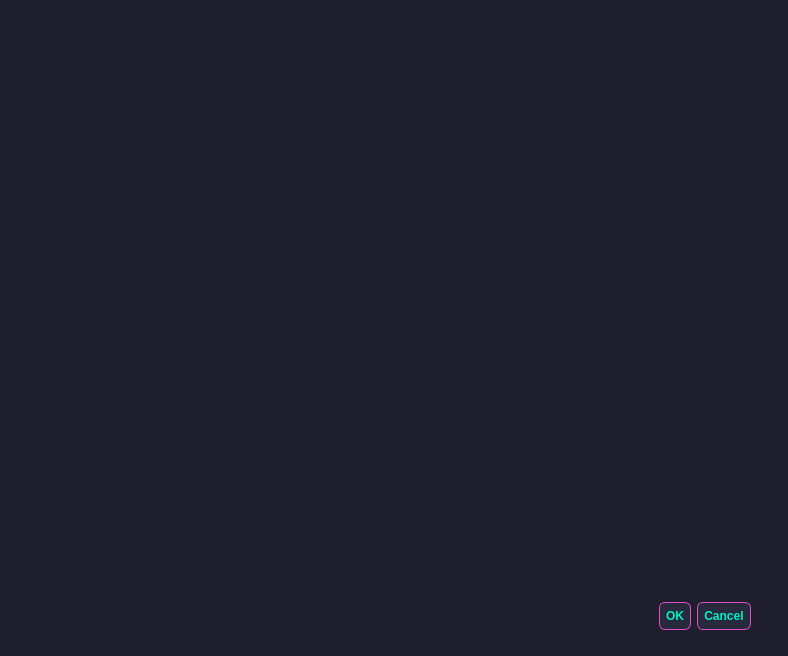
<?xml version='1.0' encoding='UTF-8'?>
<ui version="4.0">
 <class>internal_data</class>
 <widget class="QDialog" name="internal_data">
  <property name="styleSheet"><string notr="true">
QMainWindow, QDialog, QWidget#centralwidget, QWidget#MAIN, QWidget#GRAF, QWidget#TELE, QStackedWidget {
    background-color: #1e1e2d;
    color: #e2e2e2;
}

QPushButton {
    background-color: #27293d;
    color: #00f2c3;
    border: 1px solid #e14eca;
    border-radius: 6px;
    padding: 6px;
    font-weight: bold;
}
QPushButton:hover {
    background-color: #e14eca;
    color: white;
}

QLineEdit, QSpinBox, QComboBox, QTextBrowser {
    background-color: #1d1e2b;
    color: #00f2c3;
    border: 1px solid #27293d;
    border-radius: 4px;
    padding: 3px;
}

QLabel {
    color: #e2e2e2;
    font-weight: bold;
}

QGroupBox {
    border: 1px solid #27293d;
    margin-top: 10px;
    color: #e14eca;
    font-weight: bold;
}
QGroupBox::title {
    subcontrol-origin: margin;
    subcontrol-position: top left;
    padding: 0 3px;
}

QLCDNumber {
    color: #00f2c3;
    background-color: #1d1e2b;
    border: 1px solid #27293d;
}

QCheckBox {
    color: #e2e2e2;
}
</string></property><property name="geometry">
   <rect>
    <x>0</x>
    <y>0</y>
    <width>788</width>
    <height>656</height>
   </rect>
  </property>
  <property name="windowTitle">
   <string>Dialog</string>
  </property>
  <widget class="QDialogButtonBox" name="buttonBox">
   <property name="geometry">
    <rect>
     <x>410</x>
     <y>600</y>
     <width>341</width>
     <height>32</height>
    </rect>
   </property>
   <property name="orientation">
    <enum>Qt::Orientation::Horizontal</enum>
   </property>
   <property name="standardButtons">
    <set>QDialogButtonBox::StandardButton::Cancel|QDialogButtonBox::StandardButton::Ok</set>
   </property>
  </widget>
 </widget>
 <resources />
 <connections>
  <connection>
   <sender>buttonBox</sender>
   <signal>rejected()</signal>
   <receiver>internal_data</receiver>
   <slot>reject()</slot>
   <hints>
    <hint type="sourcelabel">
     <x>316</x>
     <y>260</y>
    </hint>
    <hint type="destinationlabel">
     <x>286</x>
     <y>274</y>
    </hint>
   </hints>
  </connection>
  <connection>
   <sender>buttonBox</sender>
   <signal>accepted()</signal>
   <receiver>internal_data</receiver>
   <slot>accept()</slot>
   <hints>
    <hint type="sourcelabel">
     <x>248</x>
     <y>254</y>
    </hint>
    <hint type="destinationlabel">
     <x>157</x>
     <y>274</y>
    </hint>
   </hints>
  </connection>
 </connections>
</ui>
